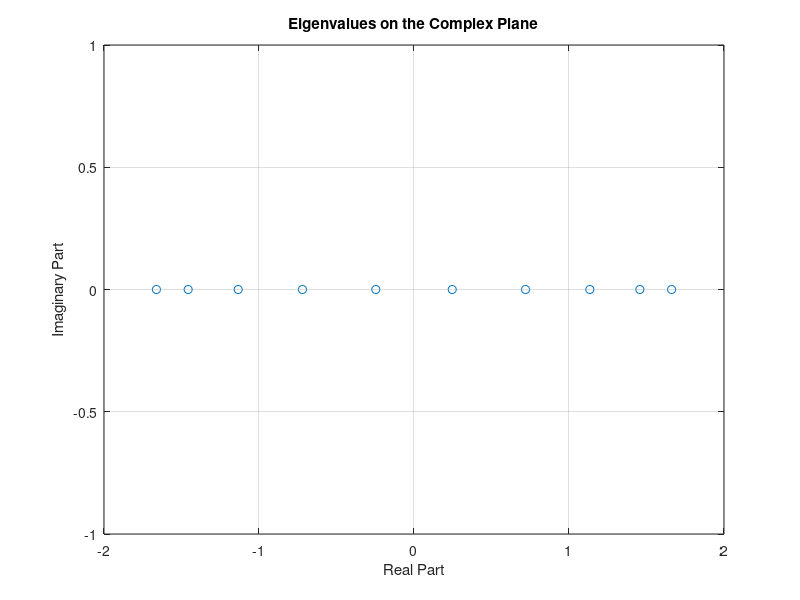

This figure's MATLAB source: (Note: this script raises an error after producing the figure.)
%%% NON HERMITIAN SKIN EFFECT - finite system
close all
clear all
%% TOOLBOX %%%%%%%%%%%%%%%%%%%%%%%%%%%%%%%%%%%%%%%%%%%%%%%%%%%%%%%%%%%%%%%%
addpath(genpath('\\files7.epfl.ch\data\padlewsk\My Documents\PhD\acoustic-projects-master\toolbox\matlab-toolbox'));

% Parameters
N = 10; % Number of sites 
t = 1; % nominal coupling
gamma = +0.5; % non-hermitian coupling

% Initialize Hamiltonian matrix
H = zeros(N);

for nn = 1:N-1
    H(nn, nn+1) = t - gamma;  
    H(nn+1, nn) = t + gamma;
end
    

% Compute eigenvalues and eigenvectors
[V, D] = eig(H);
eigenvalues = diag(D);

% Plot eigenvalues on the complex plane
figure;
plot(real(eigenvalues), imag(eigenvalues), 'o');
xlabel('Real Part');
ylabel('Imaginary Part');
title('Eigenvalues on the Complex Plane');
grid on;

% Plot all eigenvectors to visualize non-Hermitian skin states
set(0,'DefaultAxesColorOrder',flip(magma(N/2)))
figure;
for k = 1:N
    hold on
    plot(abs(V(:, k)),'-','LineWidth',3);
    hold off
    xlabel('Site Index');
    ylabel(['Magnitude']);
end
xlim([1 N])
box on
%grid on
ax = gca;
%ax.XAxisLocation = 'origin';
%ax.YAxisLocation = 'origin';
ax.FontSize = 18  ;
ax.LineWidth = 2;
%axis square
pbaspect([2 1 1]);
%saveas(gcf,'NHSE_left','pdf')



%{
% Plot all eigenvectors to visualize non-Hermitian skin states
figure;
for k = 1:N
    subplot(N, 1, k);
    plot(abs(V(:, k)), 'b', 'DisplayName', 'Magnitude');
    xlabel('Site Index');
    ylabel(['Eigenvector ', num2str(k)]);
    legend;
    grid on;
end
%}

% Plot eigenvalues on the complex plane (which should be a line)
%{
figure;
plot(real(eigenvalues), imag(eigenvalues), 'o');
xlabel('Real Part');
ylabel('Imaginary Part');
title('Eigenenergies on the Complex Plane');
grid on;
%}
%% SAVE FOöES
%vecrast(fig1 , 'disorder_non_reciprocal_imag', 600, 'bottom', 'pdf');
%vecrast(fig3 , 'dispersion', 600, 'bottom', 'pdf');

